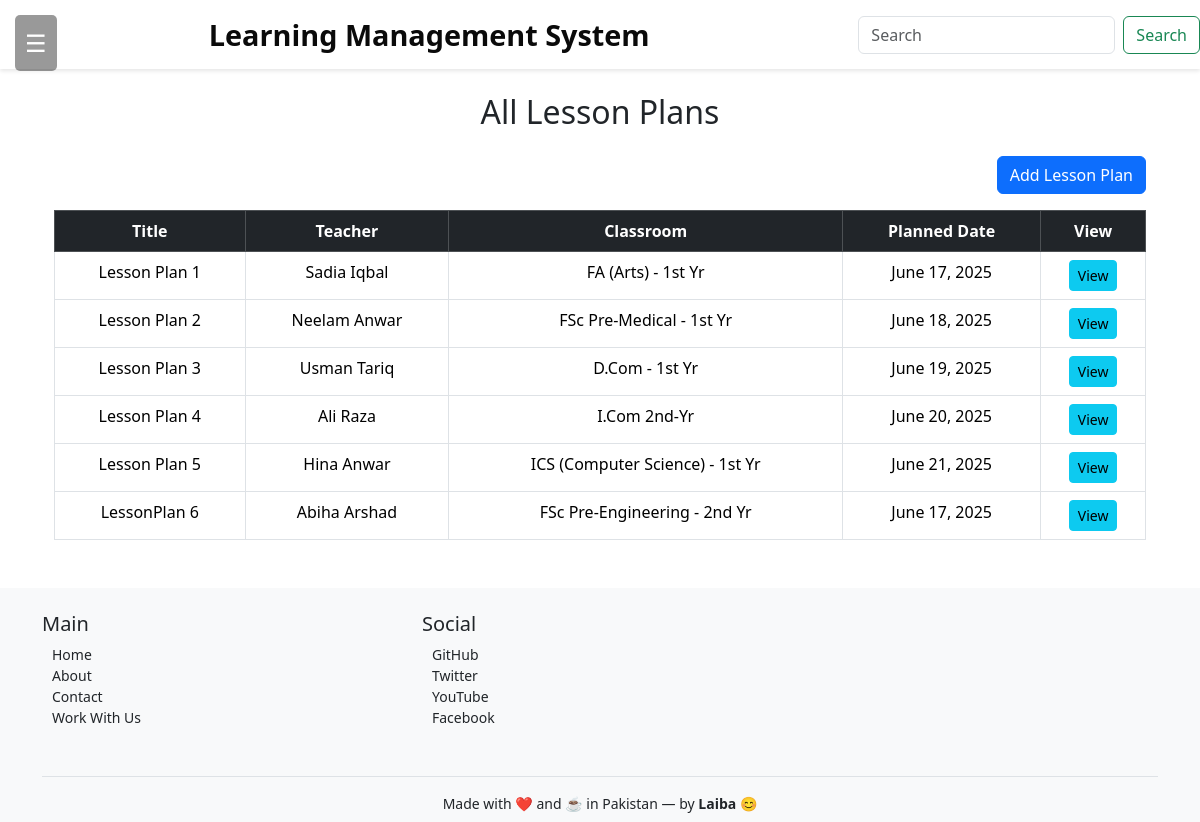
/lessonplans/, run on the app's committed database.
### academic_app/models.py (models this page shows, shortened)
class LessonPlan(models.Model):
    title = models.CharField(max_length=200)
    classroom = models.ForeignKey('ClassRoom', on_delete=models.CASCADE, null=True, blank=True)
    subject = models.ForeignKey(Subject, on_delete=models.CASCADE)
    teacher = models.ForeignKey(Teacher, on_delete=models.CASCADE)
    content = models.TextField()
    created_on = models.DateField(auto_now_add=True)
    planned_date = models.DateField()

class Teacher(models.Model):
    name = models.CharField(max_length=100)
    email = models.EmailField(unique=True)
    phone = models.CharField(max_length=15, blank=True, null=True)
    joining_date = models.DateField()
    qualification = models.CharField(max_length=200, blank=True, null=True)
    departement = models.CharField(max_length=100, blank=True, null=True)
    image = models.ImageField(upload_to='course_images/', blank=True, null=True)

class ClassRoom(models.Model):
    name = models.CharField(max_length=100)  # e.g. "Class A", "Maths 1A"
    batch = models.ForeignKey(Batch, on_delete=models.CASCADE)
    course = models.ForeignKey(Course, on_delete=models.CASCADE)
    subjects = models.ManyToManyField(Subject, related_name='classrooms')

### academic_app/views.py (the view)
# urls.py: path('lessonplans/', views.LessonPlanListView.as_view(), name='lessonplan_list'),
class LessonPlanListView(ListView):
    model = LessonPlan
    template_name = 'academic_app/lessonplan_list.html'
    context_object_name = 'lessonplans'

### academic_app/templates/academic_app/lessonplan_list.html (shortened to what this page needs)
{% extends 'academic_app/basic.html' %}
{% block body %}
<div class="container mt-4">
  <h2 class="text-center mb-4">All Lesson Plans</h2>
  <div class="text-end mb-3">
    <a href="{% url 'lessonplan_add' %}" class="btn btn-primary">Add Lesson Plan</a>
  </div>
  <table class="table table-bordered">
    <thead class="table-dark text-center">
      <tr>
        <th>Title</th>
        <th>Teacher</th>
        <th>Classroom</th>
        <th>Planned Date</th>
        <th>View</th>
      </tr>
    </thead>
    <tbody>
      {% for plan in lessonplans %}
      <tr class="text-center">
        <td>{{ plan.title }}</td>
        <td>{{ plan.teacher.name }}</td>
        <td>{{ plan.classroom.name }}</td>
        <td>{{ plan.planned_date }}</td>
        <td><a href="{% url 'lessonplan_detail' plan.pk %}" class="btn btn-sm btn-info">View</a></td>
      </tr>
      {% empty %}
      <tr><td colspan="5" class="text-center">No lesson plans available.</td></tr>
      {% endfor %}
    </tbody>
  </table>
</div>
{% endblock %}

### academic_app/templates/academic_app/basic.html (style rules this page uses)
html, body { margin: 0; padding: 0; height: 100%; width: 100%; font-family: 'Segoe UI', Tahoma, sans-serif; }

### data on the page
LessonPlan: title "Lesson Plan 1", teacher.name "Sadia Iqbal", classroom.name "FA (Arts) - 1st Yr", planned_date "June 17, 2025"
LessonPlan: title "Lesson Plan 2", teacher.name "Neelam Anwar", classroom.name "FSc Pre-Medical - 1st Yr", planned_date "June 18, 2025"
LessonPlan: title "Lesson Plan 3", teacher.name "Usman Tariq", classroom.name "D.Com - 1st Yr", planned_date "June 19, 2025"
LessonPlan: title "Lesson Plan 4", teacher.name "Ali Raza", classroom.name "I.Com 2nd-Yr", planned_date "June 20, 2025"
LessonPlan: title "Lesson Plan 5", teacher.name "Hina Anwar", classroom.name "ICS (Computer Science) - 1st Yr", planned_date "June 21, 2025"
LessonPlan: title "LessonPlan 6", teacher.name "Abiha Arshad", classroom.name "FSc Pre-Engineering - 2nd Yr", planned_date "June 17, 2025"
